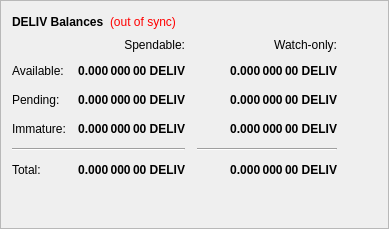
        <widget class="QFrame" name="frame">
         <property name="frameShape">
          <enum>QFrame::StyledPanel</enum>
         </property>
         <property name="frameShadow">
          <enum>QFrame::Raised</enum>
         </property>
         <layout class="QVBoxLayout" name="verticalLayout_4">
          <item>
           <layout class="QHBoxLayout" name="horizontalLayout_4">
            <item>
             <widget class="QLabel" name="label_5">
              <property name="font">
               <font>
                <weight>75</weight>
                <bold>true</bold>
               </font>
              </property>
              <property name="text">
               <string>DELIV Balances</string>
              </property>
             </widget>
            </item>
            <item>
             <widget class="QLabel" name="labelWalletStatus">
              <property name="cursor">
               <cursorShape>WhatsThisCursor</cursorShape>
              </property>
              <property name="toolTip">
               <string>The displayed information may be out of date. Your wallet automatically synchronizes with the DeliV network after a connection is established, but this process has not completed yet.</string>
              </property>
              <property name="styleSheet">
               <string notr="true">QLabel { color: red; }</string>
              </property>
              <property name="text">
               <string notr="true">(out of sync)</string>
              </property>
              <property name="alignment">
               <set>Qt::AlignLeading|Qt::AlignLeft|Qt::AlignVCenter</set>
              </property>
             </widget>
            </item>
            <item>
             <spacer name="horizontalSpacer_3">
              <property name="orientation">
               <enum>Qt::Horizontal</enum>
              </property>
              <property name="sizeHint" stdset="0">
               <size>
                <width>40</width>
                <height>20</height>
               </size>
              </property>
             </spacer>
            </item>
           </layout>
          </item>
          <item>
           <layout class="QGridLayout" name="gridLayout">
            <property name="spacing">
             <number>12</number>
            </property>
            <item row="2" column="2">
             <widget class="QLabel" name="labelWatchPending">
              <property name="font">
               <font>
                <weight>75</weight>
                <bold>true</bold>
               </font>
              </property>
              <property name="cursor">
               <cursorShape>IBeamCursor</cursorShape>
              </property>
              <property name="toolTip">
               <string>Unconfirmed transactions to watch-only addresses</string>
              </property>
              <property name="text">
               <string notr="true">0.000 000 00 DELIV</string>
              </property>
              <property name="alignment">
               <set>Qt::AlignRight|Qt::AlignTrailing|Qt::AlignVCenter</set>
              </property>
              <property name="textInteractionFlags">
               <set>Qt::LinksAccessibleByMouse|Qt::TextSelectableByKeyboard|Qt::TextSelectableByMouse</set>
              </property>
             </widget>
            </item>
            <item row="2" column="1">
             <widget class="QLabel" name="labelUnconfirmed">
              <property name="font">
               <font>
                <weight>75</weight>
                <bold>true</bold>
               </font>
              </property>
              <property name="cursor">
               <cursorShape>IBeamCursor</cursorShape>
              </property>
              <property name="toolTip">
               <string>Total of transactions that have yet to be confirmed, and do not yet count toward the spendable balance</string>
              </property>
              <property name="text">
               <string notr="true">0.000 000 00 DELIV</string>
              </property>
              <property name="alignment">
               <set>Qt::AlignRight|Qt::AlignTrailing|Qt::AlignVCenter</set>
              </property>
              <property name="textInteractionFlags">
               <set>Qt::LinksAccessibleByMouse|Qt::TextSelectableByKeyboard|Qt::TextSelectableByMouse</set>
              </property>
             </widget>
            </item>
            <item row="3" column="2">
             <widget class="QLabel" name="labelWatchImmature">
              <property name="font">
               <font>
                <weight>75</weight>
                <bold>true</bold>
               </font>
              </property>
              <property name="cursor">
               <cursorShape>IBeamCursor</cursorShape>
              </property>
              <property name="toolTip">
               <string>Staked or masternode rewards in watch-only addresses that has not yet matured</string>
              </property>
              <property name="text">
               <string notr="true">0.000 000 00 DELIV</string>
              </property>
              <property name="alignment">
               <set>Qt::AlignRight|Qt::AlignTrailing|Qt::AlignVCenter</set>
              </property>
              <property name="textInteractionFlags">
               <set>Qt::LinksAccessibleByMouse|Qt::TextSelectableByKeyboard|Qt::TextSelectableByMouse</set>
              </property>
             </widget>
            </item>
            <item row="4" column="0" colspan="2">
             <widget class="Line" name="lineSpendableBalance">
              <property name="orientation">
               <enum>Qt::Horizontal</enum>
              </property>
             </widget>
            </item>
            <item row="4" column="2">
             <widget class="Line" name="lineWatchBalance">
              <property name="sizePolicy">
               <sizepolicy hsizetype="Preferred" vsizetype="Fixed">
                <horstretch>0</horstretch>
                <verstretch>0</verstretch>
               </sizepolicy>
              </property>
              <property name="minimumSize">
               <size>
                <width>140</width>
                <height>0</height>
               </size>
              </property>
              <property name="orientation">
               <enum>Qt::Horizontal</enum>
              </property>
             </widget>
            </item>
            <item row="5" column="0">
             <widget class="QLabel" name="labelTotalText">
              <property name="text">
               <string>Total:</string>
              </property>
             </widget>
            </item>
            <item row="3" column="1">
             <widget class="QLabel" name="labelImmature">
              <property name="font">
               <font>
                <weight>75</weight>
                <bold>true</bold>
               </font>
              </property>
              <property name="cursor">
               <cursorShape>IBeamCursor</cursorShape>
              </property>
              <property name="toolTip">
               <string>Staked or masternode rewards that has not yet matured</string>
              </property>
              <property name="text">
               <string notr="true">0.000 000 00 DELIV</string>
              </property>
              <property name="alignment">
               <set>Qt::AlignRight|Qt::AlignTrailing|Qt::AlignVCenter</set>
              </property>
              <property name="textInteractionFlags">
               <set>Qt::LinksAccessibleByMouse|Qt::TextSelectableByKeyboard|Qt::TextSelectableByMouse</set>
              </property>
             </widget>
            </item>
            <item row="2" column="3">
             <spacer name="horizontalSpacer_2">
              <property name="orientation">
               <enum>Qt::Horizontal</enum>
              </property>
              <property name="sizeHint" stdset="0">
               <size>
                <width>40</width>
                <height>20</height>
               </size>
              </property>
             </spacer>
            </item>
            <item row="3" column="0">
             <widget class="QLabel" name="labelImmatureText">
              <property name="text">
               <string>Immature:</string>
              </property>
             </widget>
            </item>
            <item row="5" column="1">
             <widget class="QLabel" name="labelTotal">
              <property name="font">
               <font>
                <weight>75</weight>
                <bold>true</bold>
               </font>
              </property>
              <property name="cursor">
               <cursorShape>IBeamCursor</cursorShape>
              </property>
              <property name="toolTip">
               <string>Your current total balance</string>
              </property>
              <property name="text">
               <string notr="true">0.000 000 00 DELIV</string>
              </property>
              <property name="alignment">
               <set>Qt::AlignRight|Qt::AlignTrailing|Qt::AlignVCenter</set>
              </property>
              <property name="textInteractionFlags">
               <set>Qt::LinksAccessibleByMouse|Qt::TextSelectableByKeyboard|Qt::TextSelectableByMouse</set>
              </property>
             </widget>
            </item>
            <item row="5" column="2">
             <widget class="QLabel" name="labelWatchTotal">
              <property name="font">
               <font>
                <weight>75</weight>
                <bold>true</bold>
               </font>
              </property>
              <property name="cursor">
               <cursorShape>IBeamCursor</cursorShape>
              </property>
              <property name="toolTip">
               <string>Current total balance in watch-only addresses</string>
              </property>
              <property name="text">
               <string notr="true">0.000 000 00 DELIV</string>
              </property>
              <property name="alignment">
               <set>Qt::AlignRight|Qt::AlignTrailing|Qt::AlignVCenter</set>
              </property>
              <property name="textInteractionFlags">
               <set>Qt::LinksAccessibleByMouse|Qt::TextSelectableByKeyboard|Qt::TextSelectableByMouse</set>
              </property>
             </widget>
            </item>
            <item row="0" column="2">
             <widget class="QLabel" name="labelWatchonly">
              <property name="text">
               <string>Watch-only:</string>
              </property>
              <property name="alignment">
               <set>Qt::AlignRight|Qt::AlignTrailing|Qt::AlignVCenter</set>
              </property>
             </widget>
            </item>
            <item row="1" column="0">
             <widget class="QLabel" name="labelBalanceText">
              <property name="text">
               <string>Available:</string>
              </property>
             </widget>
            </item>
            <item row="1" column="1">
             <widget class="QLabel" name="labelBalance">
              <property name="font">
               <font>
                <weight>75</weight>
                <bold>true</bold>
               </font>
              </property>
              <property name="cursor">
               <cursorShape>IBeamCursor</cursorShape>
              </property>
              <property name="toolTip">
               <string>Your current spendable balance</string>
              </property>
              <property name="text">
               <string notr="true">0.000 000 00 DELIV</string>
              </property>
              <property name="alignment">
               <set>Qt::AlignRight|Qt::AlignTrailing|Qt::AlignVCenter</set>
              </property>
              <property name="textInteractionFlags">
               <set>Qt::LinksAccessibleByMouse|Qt::TextSelectableByKeyboard|Qt::TextSelectableByMouse</set>
              </property>
             </widget>
            </item>
            <item row="1" column="2">
             <widget class="QLabel" name="labelWatchAvailable">
              <property name="font">
               <font>
                <weight>75</weight>
                <bold>true</bold>
               </font>
              </property>
              <property name="cursor">
               <cursorShape>IBeamCursor</cursorShape>
              </property>
              <property name="toolTip">
               <string>Your current balance in watch-only addresses</string>
              </property>
              <property name="text">
               <string notr="true">0.000 000 00 DELIV</string>
              </property>
              <property name="alignment">
               <set>Qt::AlignRight|Qt::AlignTrailing|Qt::AlignVCenter</set>
              </property>
              <property name="textInteractionFlags">
               <set>Qt::LinksAccessibleByMouse|Qt::TextSelectableByKeyboard|Qt::TextSelectableByMouse</set>
              </property>
             </widget>
            </item>
            <item row="2" column="0">
             <widget class="QLabel" name="labelPendingText">
              <property name="text">
               <string>Pending:</string>
              </property>
             </widget>
            </item>
            <item row="0" column="1">
             <widget class="QLabel" name="labelSpendable">
              <property name="text">
               <string>Spendable:</string>
              </property>
              <property name="alignment">
               <set>Qt::AlignRight|Qt::AlignTrailing|Qt::AlignVCenter</set>
              </property>
             </widget>
            </item>
           </layout>
          </item>
          <item>
           <spacer name="verticalSpacer_4">
            <property name="orientation">
             <enum>Qt::Vertical</enum>
            </property>
            <property name="sizeHint" stdset="0">
             <size>
              <width>20</width>
              <height>40</height>
             </size>
            </property>
           </spacer>
          </item>
         </layout>
        </widget>
